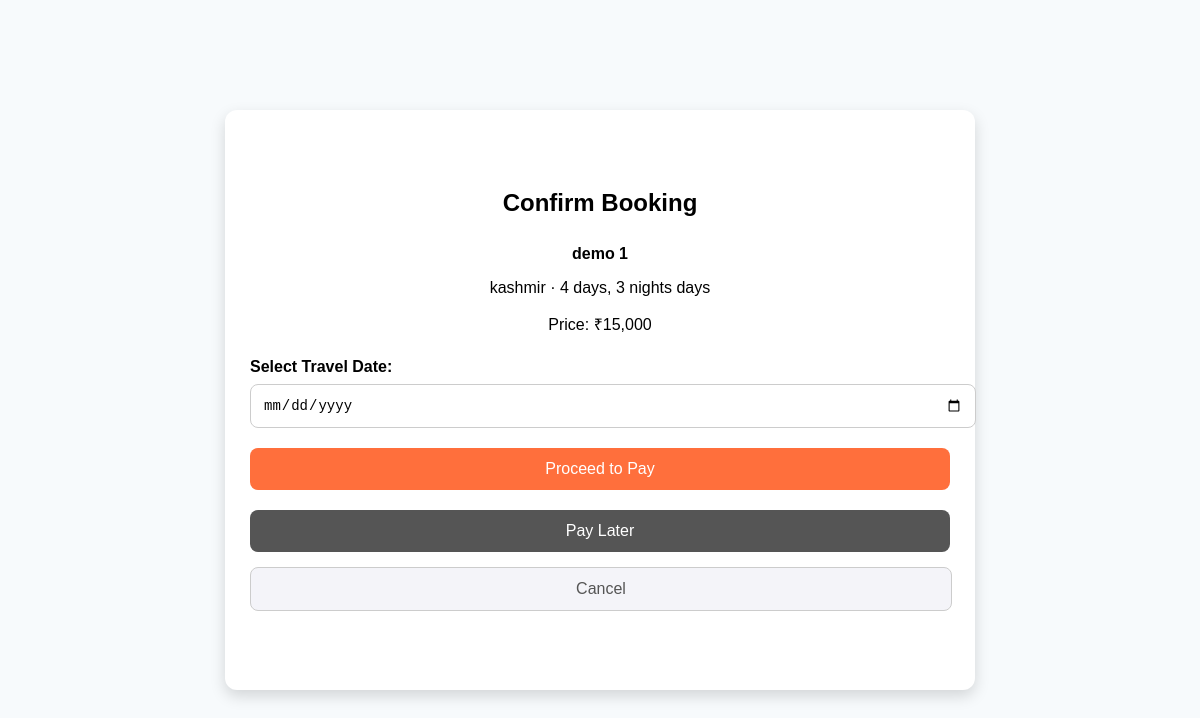
Screenshot of /book.php?package_id=1 (signed in) with the database file from the repository.
### tables this page shows
CREATE TABLE `tour_package` (
  `package_id` int NOT NULL,
  `title` varchar(255) NOT NULL,
  `location` varchar(150) NOT NULL,
  `image` varchar(255) DEFAULT NULL,
  `price` decimal(10,2) NOT NULL,
  `duration` varchar(100) NOT NULL,
  `description` text,
  `images` json DEFAULT NULL
);

### book.php (the view, shortened to what this page needs)
<?php
include 'db.conn.php';
$user_id = $_SESSION['user_id'];
$keyId = "rzp_test_RMEhB3kdVNisCY";
$keySecret = "xlxEtkLqHBkPWB8E0dcPVjhC";
if ($_SERVER['REQUEST_METHOD'] === 'POST' && isset($_POST['travel_date'], $_POST['package_id'], $_POST['action'])) {
    $package_id = intval($_POST['package_id']);
    $travel_date = $_POST['travel_date'];
    $action = $_POST['action'];
    $stmt = $mysqli->prepare("SELECT title, location, price, duration FROM tour_package WHERE package_id=?");
    $stmt->bind_param("i", $package_id);
    $stmt->execute();
    $package = $stmt->get_result()->fetch_assoc();
    $stmt->close();
    if (!$package) die("Package not found.");
    $amount = $package['price'];
    if ($action === "pay_later") {
        $stmt = $mysqli->prepare("INSERT INTO booking (package_id, user_id, travel_date, booking_date, status) VALUES (?, ?, ?, NOW(), 'confirmed')");
        $stmt->bind_param("iis", $package_id, $user_id, $travel_date);
        $stmt->execute();
        $booking_id = $stmt->insert_id;
        $stmt->close();
        $stmt = $mysqli->prepare("INSERT INTO payment (booking_id, user_id, method, amount, status) VALUES (?, ?, 'Pay Later', ?, 'pending')");
        $stmt->bind_param("iid", $booking_id, $user_id, $amount);
        $stmt->execute();
        $stmt->close();
        header("Location: booking_history.php?msg=Booking confirmed (Pay Later selected)");
        exit();
    }
    if ($action === "pay_now") {
        $stmt = $mysqli->prepare("INSERT INTO booking (package_id, user_id, travel_date, booking_date, status) VALUES (?, ?, ?, NOW(), 'pending')");
        $stmt->bind_param("iis", $package_id, $user_id, $travel_date);
        $stmt->execute();
        $booking_id = $stmt->insert_id;
        $stmt->close();
        $url = "https://api.razorpay.com/v1/orders";
        $orderData = [
            "amount" => $amount * 100,
            "currency" => "INR",
            "receipt" => "booking_rcptid_" . $booking_id,
            "payment_capture" => 1
        ];
        $ch = curl_init();
        curl_setopt($ch, CURLOPT_URL, $url);
        curl_setopt($ch, CURLOPT_RETURNTRANSFER, true);
        curl_setopt($ch, CURLOPT_POST, true);
        curl_setopt($ch, CURLOPT_POSTFIELDS, json_encode($orderData));
        curl_setopt($ch, CURLOPT_HTTPHEADER, ["Content-Type: application/json"]);
        curl_setopt($ch, CURLOPT_USERPWD, $keyId . ":" . $keySecret);
        $response = curl_exec($ch);
        if (curl_errno($ch)) die("Curl error: " . curl_error($ch));
        curl_close($ch);
        $razorpayOrder = json_decode($response, true);
        if (!isset($razorpayOrder['id'])) die("Razorpay order creation failed");
        $razorpayOrderId = $razorpayOrder['id'];
        $stmt = $mysqli->prepare("INSERT INTO payment (booking_id, user_id, method, amount, status, razorpay_order_id) VALUES (?, ?, 'Razorpay', ?, 'initiated', ?)");
        $stmt->bind_param("iids", $booking_id, $user_id, $amount, $razorpayOrderId);
        $stmt->execute();
        $stmt->close();
    }
}
elseif (isset($_GET['package_id'])) {
    $package_id = intval($_GET['package_id']);
    $stmt = $mysqli->prepare("SELECT package_id, title, location, price, duration FROM tour_package WHERE package_id=?");
    $stmt->bind_param("i", $package_id);
    $stmt->execute();
    $package = $stmt->get_result()->fetch_assoc();
} else {
    die("No package selected.");
}
?>
<!DOCTYPE html>
<html>
<head>
</head>
<body>
<div class="card">
    <h2><?= isset($booking_id) && isset($razorpayOrderId) ? "Complete Payment" : "Confirm Booking" ?></h2>
    <p><strong><?= htmlspecialchars($package['title']) ?></strong></p>
    <p><?= htmlspecialchars($package['location']) ?> · <?= htmlspecialchars($package['duration']) ?> days</p>
    <p>Price: ₹<?= number_format($package['price']) ?></p>
    <?php if (!isset($booking_id)): ?>
    <form method="post" action="book.php">
        <label for="travel_date">Select Travel Date:</label>
        <input type="date" name="travel_date" id="travel_date" required min="<?= date('Y-m-d') ?>">
        <button type="submit" name="action" value="pay_now">Proceed to Pay</button>
        <button type="submit" name="action" value="pay_later" class="paylater-btn">Pay Later</button>
    </form>
    <a href="tours_homepage.php" class="cancel-link">Cancel</a>
    <?php endif; ?>
</div>
</body>
</html>

### book.php (style rules this page uses)
body { font-family: Arial, sans-serif; background:#f7fafc; margin:0; padding:0; height:100vh; display:flex; justify-content:center; align-items:center; }
.card { max-width:700px; min-width:400px; width:90%; min-height:500px; background:#fff; padding:40px 25px; border-radius:12px; box-shadow:0 6px 15px rgba(0,0,0,0.15); text-align:center; display:flex; flex-direction:column; justify-content:center; }
h2 { margin-top:0; }
p { margin:8px 0; }
label { display:block; margin:15px 0 8px; text-align:left; font-weight:bold; }
input[type=date] { padding:12px; width:100%; border:1px solid #ccc; border-radius:8px; font-size:14px; }
button { display:block; width:100%; margin-top:20px; padding:12px 16px; border:none; background:#ff6f3c; color:white; border-radius:8px; cursor:pointer; font-size:16px; }
.cancel-link { display:block; width:100%; margin-top:15px; padding:12px 0; border:1px solid #ccc; border-radius:8px; text-align:center; text-decoration:none; color:#555; background:#f4f4f9; font-size:16px; }
.paylater-btn { background:#555; }

### rows the page displays
tour_package: title "demo 1", location "kashmir", duration "4 days, 3 nights", price "15,000"
